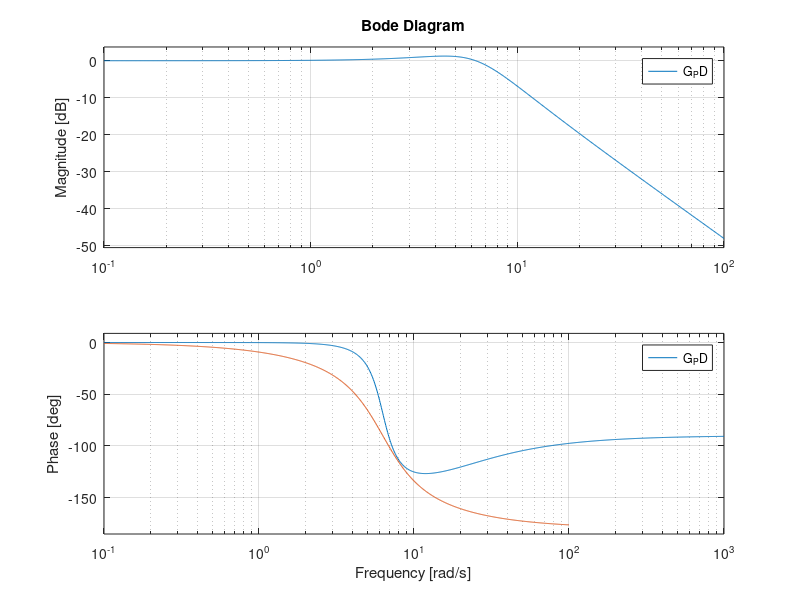

This chart was generated by the following MATLAB code: (Note: this script raises an error after producing the figure.)
%% Task 1.1
close all;
s = tf('s');
task = 4
damping_opt = 1;
excitation_opt = 1;
m_p = 0.16;
%c_p = 0.4; % underdamped
%c_p = 0; % no damping
k_p = 6.32;

switch(damping_opt)
    case 1
        c_p = 0.4;
    case 2
        c_p = 2*sqrt(k_p*m_p);
    case 3
        c_p = 2*2*sqrt(k_p*m_p);
end


zeta = c_p/(2*sqrt(k_p*m_p));
omega_n =  sqrt(k_p/m_p);


G_dis = (2*zeta*omega_n*s+omega_n^2)/(s^2 + 2*zeta*omega_n*s+omega_n^2);
%        dp = 1;
%        dd = 1;
%        omega_PD = sqrt((dp+k_p)/m_p)
%        zeta_PD = dd/m_p/2/omega_PD

%Task 2.2
dp = omega_n^2*m_p-k_p; %will be 0
dd = 2*zeta*omega_n*m_p;%will be c_p
%Task 2.3 - tuning
omega_PD = omega_n;
zeta_PD = 0.5;
dp = omega_PD^2*m_p-k_p; %will be 0
if dp == 0 && task == 2
    dp = 0.01;
end
dd = 2*zeta_PD*omega_PD*m_p;
G_PD = k_p/(m_p*s^2+dd*s+dp+k_p);


%Task 3
%Task 2.3 - tuning
hp = 0.01;
hd = 1;
hi = 10;
G_PID = s*k_p/(m_p*s^3+hd*s^2+(k_p+hp)*s+hi);






figure(1);
bode(G_dis);%,'DisplayName','Passive control');
grid on
hold on;
if task == 2 || task == 4
    bode(G_PD);%,'DisplayName','PD control');
end
if task == 3
    bode(G_PID);%,'DisplayName','PD control');
end
legend('show');

figure(2);

switch(excitation_opt)
    case 1
        use_step = 1;
        sim OneDOF
    case 2
        use_step = 0;
        sim OneDOF
    case 3
        
end
if excitation_opt < 3
    plot(z_p.Time,z_p.Data,'Color','r','LineWidth',1.5,'DisplayName','Output for passive');
    hold on
    plot(ref.Time,ref.Data,'Color','k','LineWidth',1.1,'DisplayName','Input');
    if task == 2
       plot(z_p_PD.Time,z_p_PD.Data,'Color','b','LineWidth',1.1,'DisplayName','Output for PD');
    end 
    if task == 4
       plot(z_p_PD.Time,z_p_PD.Data,'Color','b','LineWidth',1.1,'DisplayName','Output for Skyhook');
    end 
    if task == 3
       plot(z_p_PID.Time,z_p_PID.Data,'Color','b','LineWidth',1.1,'DisplayName','Output for PID');
    end 
    legend('show','Location','NorthEast');
    xlabel('Time [sec]');
    ylabel('Displacement [m]');
    grid on;
else
    n = 1000;
    omega = linspace(0,25,n);%logspace(-3,3,n);%linspace(0.001,100,10000);
    Sw_spatial = 4.028*10^(-7)./(2.88*10^(-4)+0.68.*omega.*omega+omega.*omega.*omega.*omega);
    Sw = 1/50*Sw_spatial;
    H = abs(((2*zeta*omega_n*1i.*omega+omega_n^2)./(1i.*omega.*1i.*omega + 2*zeta*omega_n*1i.*omega+omega_n^2)));
    H_PID = abs(1i.*omega*k_p./(m_p*(1i.*omega).^3+hd*(1i.*omega).^2+(k_p+hp)*1i.*omega+hi));
    Sp = H.^2.*Sw;
    Sp_PID = H_PID.^2.*Sw;
    loglog(omega,Sp,'DisplayName','S_p');
    hold on;
    if task == 3
        loglog(omega,Sp_PID,'DisplayName','S_p for PID');
    end;
    xlim([0 omega(n)])
    grid on;
    legend('show','Location','NorthEast');
    xlabel('Frequency [rad/s]');
    ylabel('Energy ');
end
